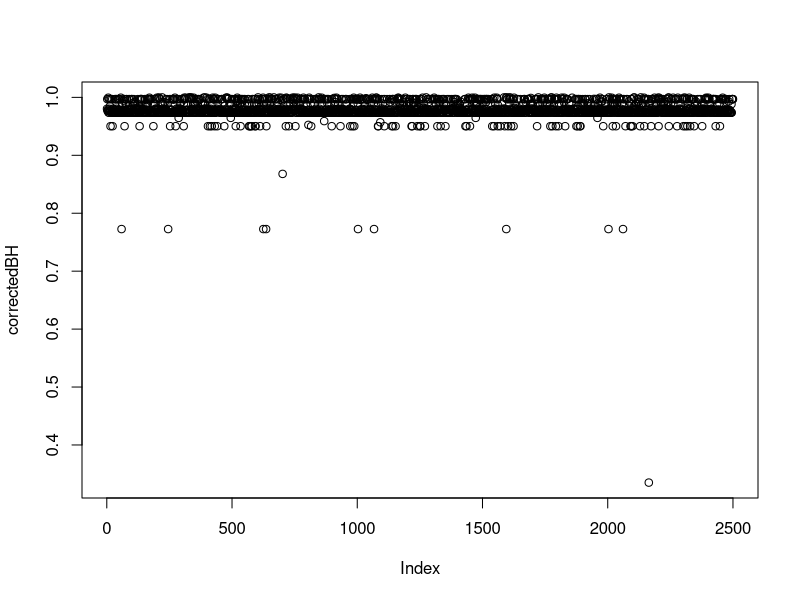
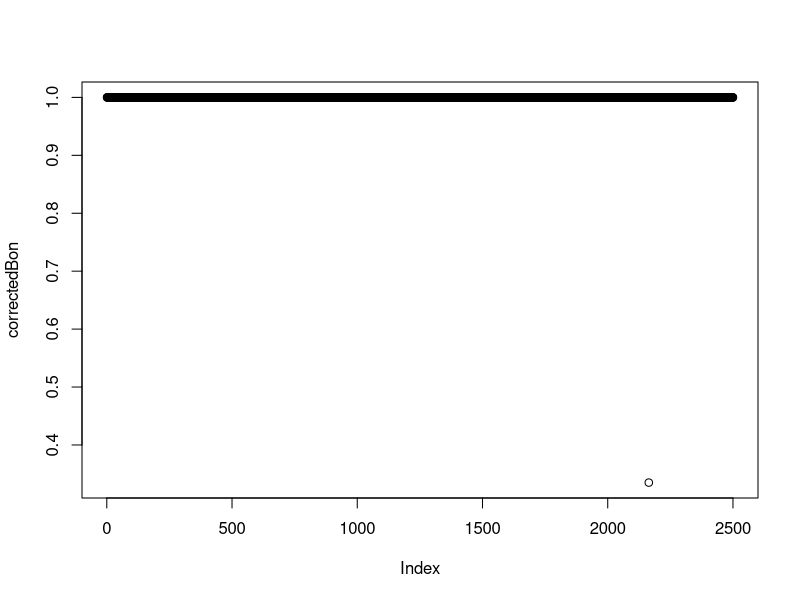
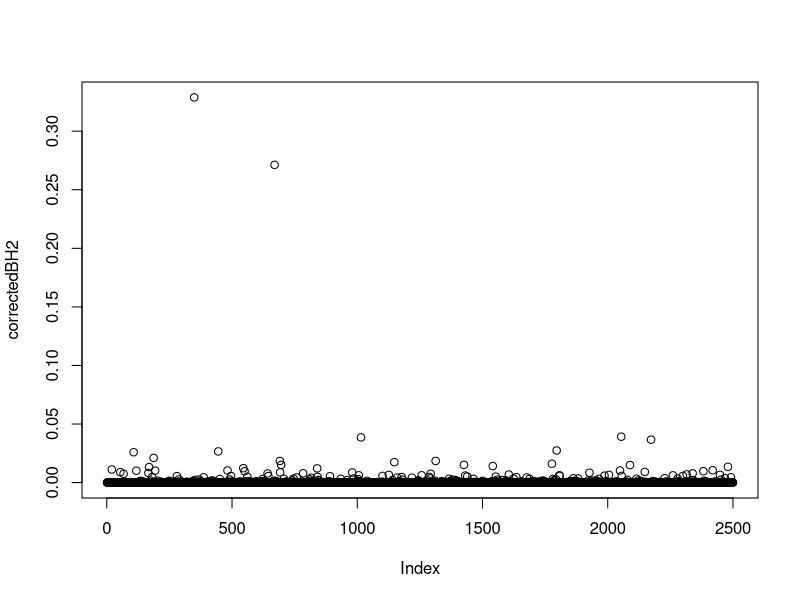
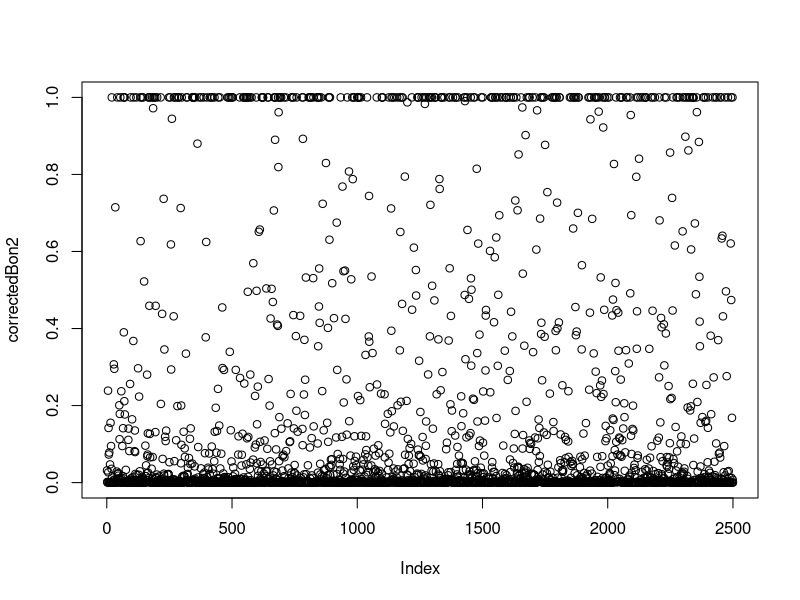

Generate these figures, in order, with R:
pval <- function(){
  x <- rnorm(50)
  y <- rnorm(50)
  
  return(t.test(x, y)$p.value)
}

p_vals <- replicate(2500, pval())

correctedBH <- p.adjust(p_vals,"BH")
plot(correctedBH)

correctedBon <- p.adjust(p_vals,"bonferroni")
plot(correctedBon)

#setting samples means at 1 and 2
pval2 <- function(){
  x2 <- rnorm(50,1)
  y2 <- rnorm(50,2)
  
  return(t.test(x2, y2)$p.value)
}

p_vals2 <- replicate(2500, pval2())

correctedBH2 <- p.adjust(p_vals2,"BH")
plot(correctedBH2)

correctedBon2 <- p.adjust(p_vals2,"bonferroni")
plot(correctedBon2)
 #not sure how to display results